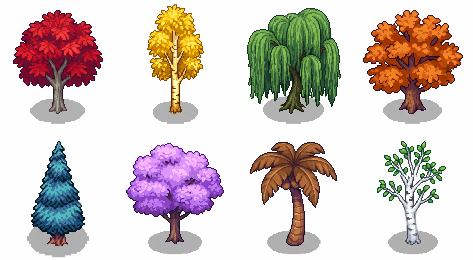
#> input picture docs/tree_2k_unzoom_2026-10-26/sheet_unzoom.png, 473 x 260 px, found by its file name
$ python repair_birch.py
#> lines starting #> are read from the running program, lines starting #| are printed output that depends on the picture
from pathlib import Path
from PIL import Image,ImageDraw
from collections import deque
root=Path('/home/dungnguyen/Projects/test-js');doc=root/'docs/tree_2k_unzoom_2026-10-26'
src=Image.open(doc/'sheet_unzoom.png').convert('RGBA').crop((355,132,473,260));w,h=src.size
#> after `src = Image.open(doc / 'sheet_unzoom.png').convert('RGBA').crop((355, `:
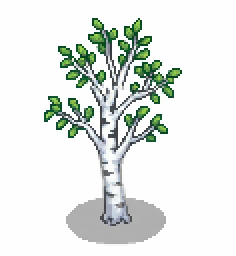
#> src: PIL image 118x128 RGBA (shown 2 times larger); mean R, G, B, A 227.6, 232.4, 229, 255
#> after `w, h = src.size`: w = 118; h = 128
# Protect the white trunk interior explicitly. Never classify bark by whiteness.
protect=Image.new('1',(w,h));d=ImageDraw.Draw(protect)
#> after `protect = Image.new('1', (w, h))`: protect: PIL image 118x128 1; every value is 0
d.polygon([(51,96),(60,96),(61,107),(64,110),(64,112),(58,113),(51,112),(50,108)],fill=1)
cell=src.copy();seen=set();q=deque([(x,y) for y in range(h) for x in range(w) if x in (0,w-1) or y in (0,h-1)])
while q:
 x,y=q.popleft()
 if (x,y) in seen or not(0<=x<w and 0<=y<h):continue
 seen.add((x,y));r,g,b,a=src.getpixel((x,y))
 if protect.getpixel((x,y)):continue
 bg=min(r,g,b)>=238
 shadow=y>=99 and 145<=min(r,g,b) and max(r,g,b)<=205 and max(r,g,b)-min(r,g,b)<=15
 if not(bg or shadow):continue
 cell.putpixel((x,y),(0,0,0,0));q.extend([(x-1,y),(x+1,y),(x,y-1),(x,y+1)])
#> this loop made 51224 passes
#> b on passes 1 to 3: 254, 254, 255
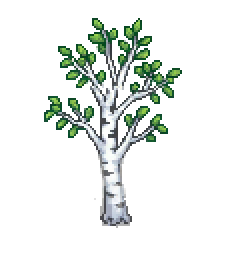
#> cell: PIL image 118x128 RGBA (shown 2 times larger); mean R, G, B, A 18.3, 22.9, 19.3, 40.9; transparent parts drawn white
#> after the loop, seen = 13481 items
# Keep only the connected tree; discard detached matte remnants.
seen=set();components=[]
for y in range(h):
 for x in range(w):
  if (x,y) in seen or not cell.getpixel((x,y))[3]:continue
  todo=[(x,y)];seen.add((x,y));component=[]
  while todo:
   ax,ay=todo.pop();component.append((ax,ay))
   for bx,by in [(ax-1,ay),(ax+1,ay),(ax,ay-1),(ax,ay+1)]:
    if 0<=bx<w and 0<=by<h and (bx,by) not in seen and cell.getpixel((bx,by))[3]:seen.add((bx,by));todo.append((bx,by))
  components.append(component)
for comp in components:
 if len(comp)<20 and all(min(src.getpixel(pt)[:3])>140 and max(src.getpixel(pt)[:3])-min(src.getpixel(pt)[:3])<20 for pt in comp):
  for pt in comp:cell.putpixel(pt,(0,0,0,0))
sprite=cell.crop(cell.getbbox());out=Image.new('RGBA',(sprite.width+4,sprite.height+4));out.paste(sprite,(2,2));out.save(root/'assets/Trees/Extracted2K/green_birch.png')
#> after `sprite = cell.crop(cell.getbbox())`:
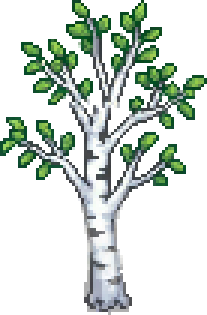
#> sprite: PIL image 69x105 RGBA (shown 3 times larger); mean R, G, B, A 38.1, 47.7, 40.2, 85.1; transparent parts drawn white
#> after `out = Image.new('RGBA', (sprite.width + 4, sprite.height + 4))`: out: PIL image 73x109 RGBA; every value is 0
#> after `out.paste(sprite, (2, 2))`:
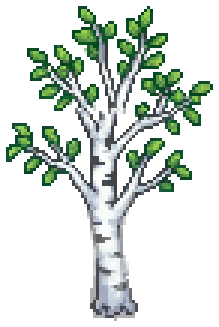
#> out: PIL image 73x109 RGBA (shown 3 times larger); mean R, G, B, A 34.7, 43.4, 36.6, 77.5; transparent parts drawn white
scale=min(60/sprite.width,74/sprite.height);small=sprite.resize((round(sprite.width*scale),round(sprite.height*scale)),Image.Resampling.NEAREST);frame=Image.new('RGBA',(64,80));frame.paste(small,((64-small.width)//2,76-small.height));frame.save(root/'assets/Trees/Variants64x80/green_birch.png')
#> after `scale = min(60 / sprite.width, 74 / sprite.height)`: scale = 0.705
#> after `frame = Image.new('RGBA', (64, 80))`: frame: PIL image 64x80 RGBA; every value is 0
#> after `frame.paste(small, ((64 - small.width) // 2, 76 - small.height))`:
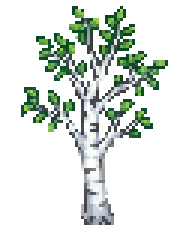
#> frame: PIL image 64x80 RGBA (shown 3 times larger); mean R, G, B, A 25.9, 32.8, 27.4, 59.5; transparent parts drawn white
review=Image.new('RGBA',(out.width*6,out.height*6),'#3b2c49');review.alpha_composite(out.resize(review.size,Image.Resampling.NEAREST));review.convert('RGB').save(doc/'birch_repaired_preview.png')
#> after `review = Image.new('RGBA', (out.width * 6, out.height * 6), '#3b2c49')`:
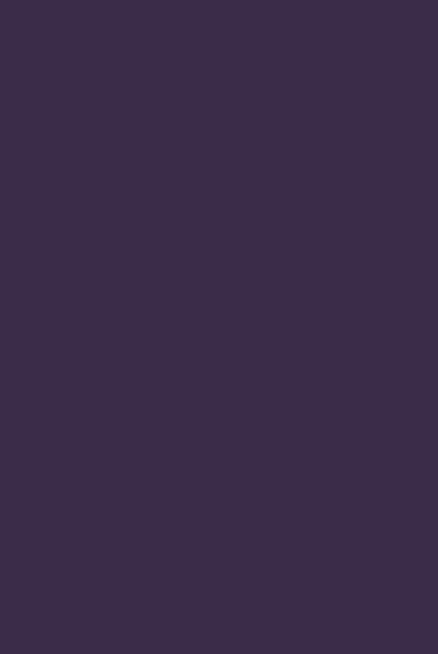
#> review: PIL image 438x654 RGBA; mean R, G, B, A 59, 44, 73, 255
#> after `review.alpha_composite(out.resize(review.size, Image.Resampling.NEARES`:
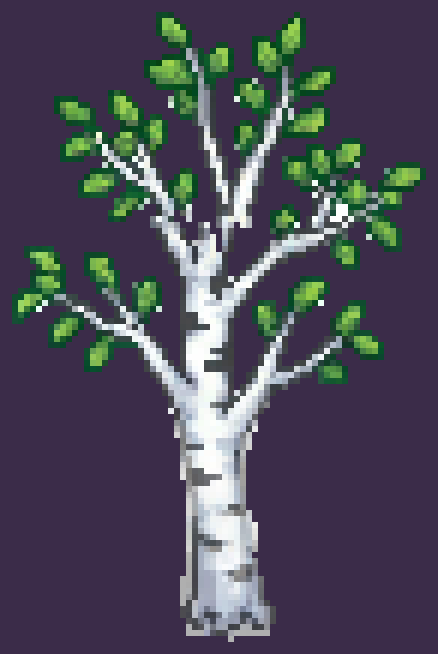
#> review: PIL image 438x654 RGBA; mean R, G, B, A 75.8, 74.1, 87.4, 255

$ run again, with docs/tree_2k_unzoom_2026-10-26/birch_source_detail.png copied over docs/tree_2k_unzoom_2026-10-26/sheet_unzoom.png
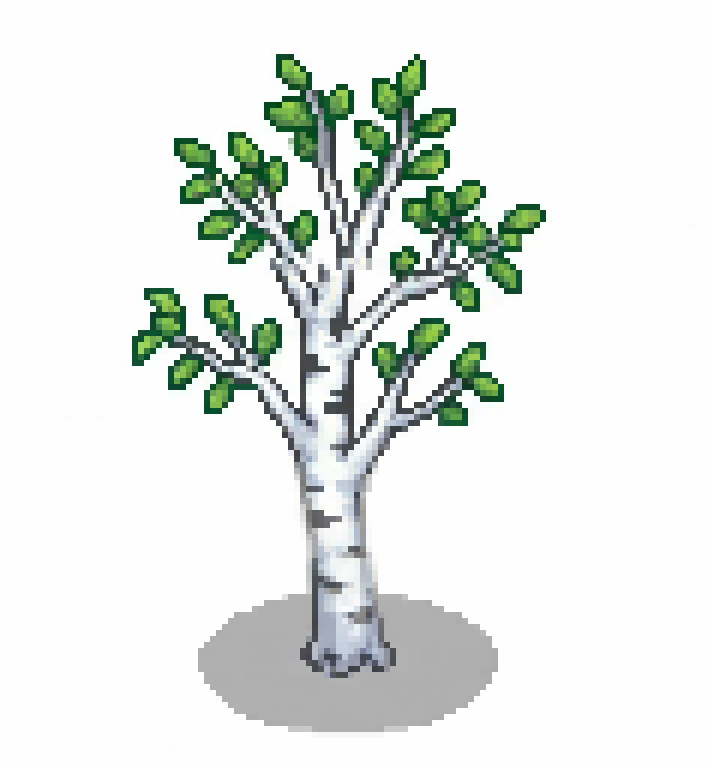
#> input picture docs/tree_2k_unzoom_2026-10-26/birch_source_detail.png, 708 x 768 px, found by its file name
#> `src = Image.open(doc / 'sheet_unzoom.png').convert('RGBA').crop((355, `:
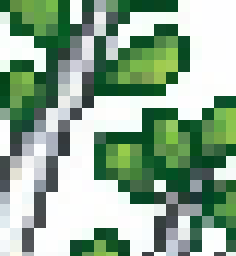
#> src: PIL image 118x128 RGBA (shown 2 times larger); mean R, G, B, A 143.2, 170.5, 147.3, 255
#> protect: PIL image 118x128 1; every value is 0
#> the loop `while q:` made 20636 passes
#> (r, g, b, bg) on passes 1 to 3: (7, 76, 32, False), (7, 76, 32, False), (7, 76, 32, False)
#> after the loop `while q:`: seen = 6141 items
#> out: PIL image 122x132 RGBA; every value is 0
#> frame: PIL image 64x80 RGBA; every value is 0
#> `review.alpha_composite(out.resize(review.size, Image.Resampling.NEARES`:
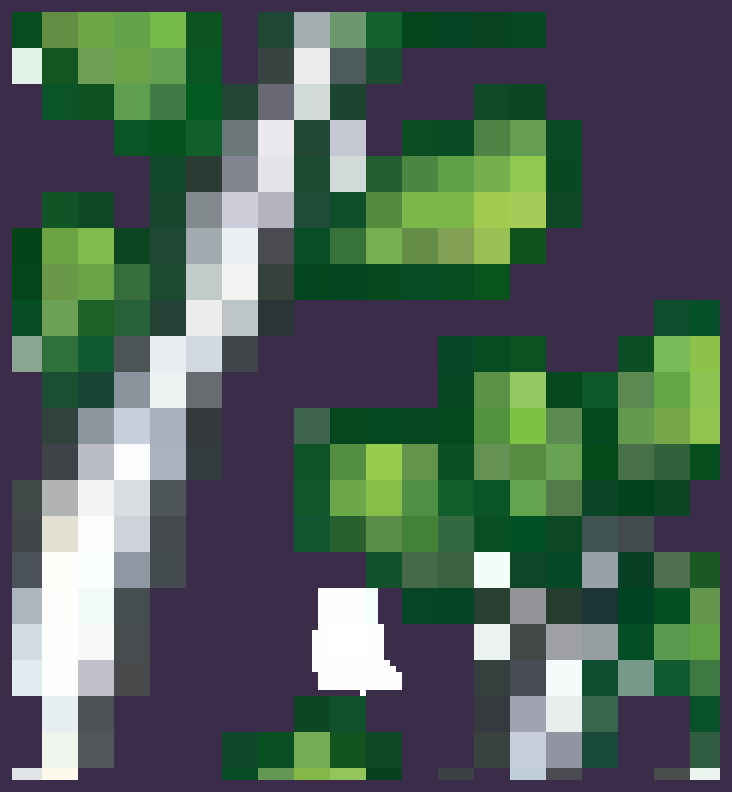
#> review: PIL image 732x792 RGBA; mean R, G, B, A 77.9, 97.1, 86.7, 255
